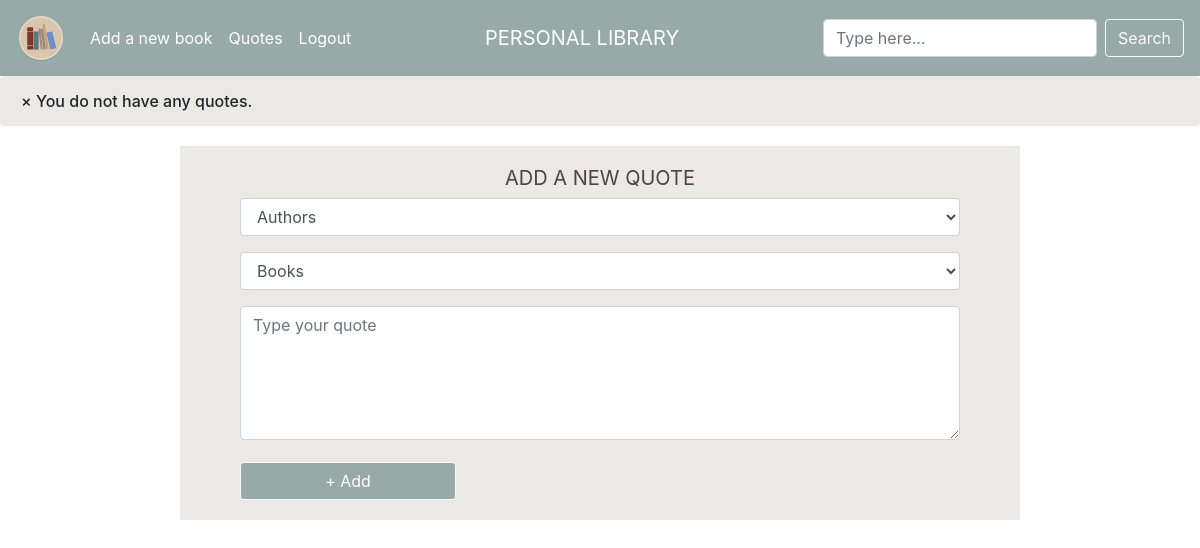
/quotes (signed in), run on an earlier commit of the app's database.
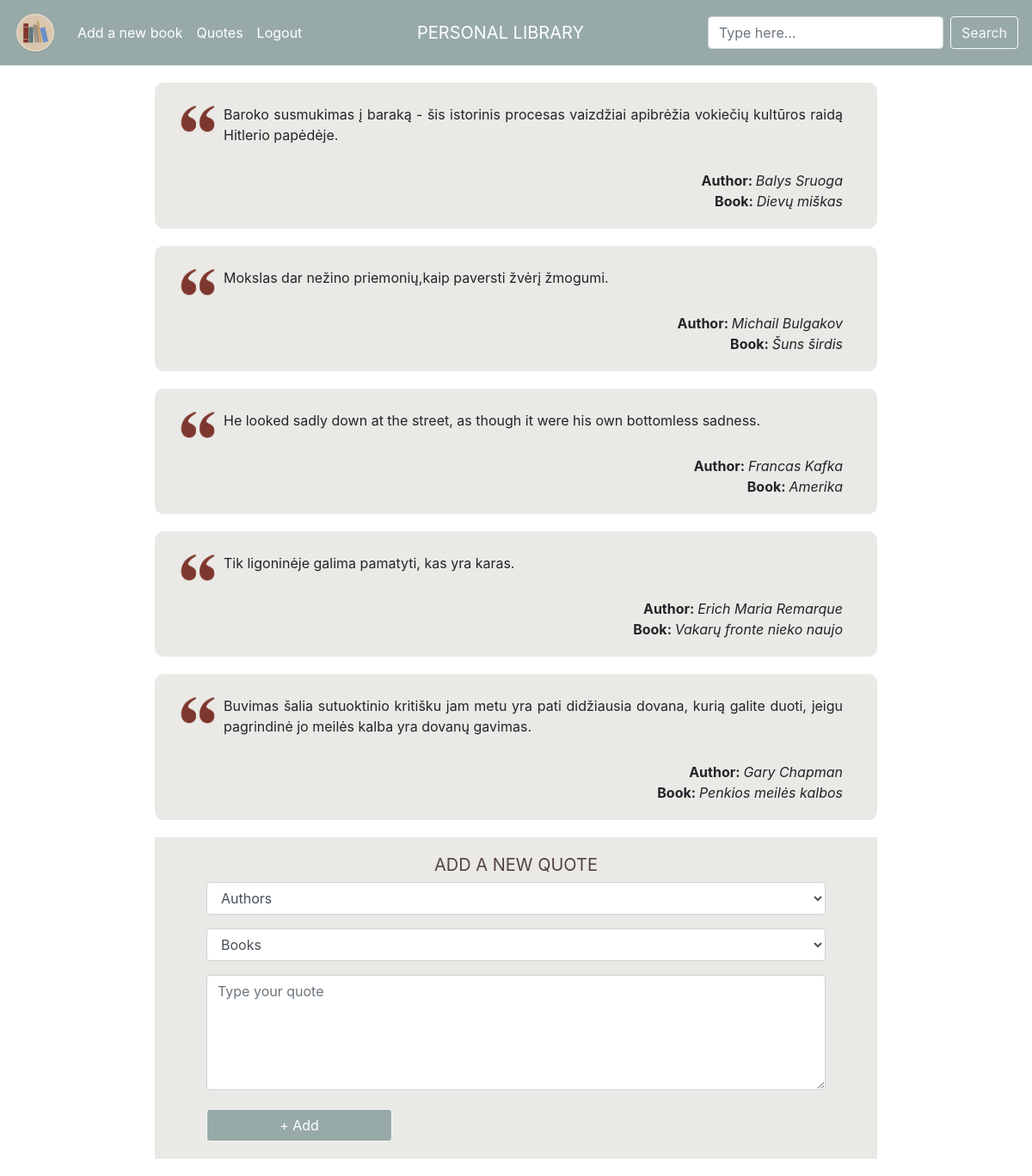
And on a later commit of the database.
### tables this page shows
CREATE TABLE 'quotes' ('user_id' integer NOT NULL, 'book_id' integer NOT NULL, 'quote_id' integer PRIMARY KEY AUTOINCREMENT NOT NULL, 'quote' text NOT NULL);

CREATE TABLE "books" (user_id INTEGER NOT NULL, title TEXT NOT NULL, author TEXT NOT NULL, pages INTEGER NOT NULL, isbn TEXT NULL, genre TEXT NULL, rating INTEGER NULL, started DATE NULL, finished DATE NULL, owner TEXT NULL, notes TEXT NULL, lent BOOLEAN NULL, book_id INTEGER PRIMARY KEY AUTOINCREMENT NOT NULL);

### application.py (the view, shortened to what this page needs)
@app.route("/quotes", methods=["GET", "POST"])
@login_required
def quotes():
    if request.method == "GET":
        quotes_result = db.execute("""SELECT * FROM quotes
                            JOIN books ON books.book_id = quotes.book_id
                            WHERE quotes.user_id = :user_id""",
                                   user_id=session["user_id"])
        books_result_author = db.execute(
            "SELECT author FROM books WHERE user_id = :id ORDER BY author COLLATE NOCASE ASC",
            id=session["user_id"])
        print('QUOTES | books_result_author: ' + str(books_result_author), flush=True)
        books_result_title = db.execute("SELECT title FROM books WHERE user_id = :id ORDER BY title COLLATE NOCASE ASC",
                                        id=session["user_id"])
        print('QUOTES | books_result_title: ' + str(books_result_title), flush=True)
        if books_result_author == 0:
            return apology("You need to add a book first!")
        if books_result_title == 0:
            return apology("You need to add a book first!")
        return render_template("quotes.html", quotes=quotes_result, books_author=books_result_author,
                               books_title=books_result_title)

### application.py (called while the page is built)
@app.after_request
def after_request(response):
    response.headers["Cache-Control"] = "no-cache, no-store, must-revalidate"
    response.headers["Expires"] = 0
    response.headers["Pragma"] = "no-cache"
    return response

### helpers.py (called while the page is built)
def login_required(f):
    @wraps(f)
    def decorated_function(*args, **kwargs):
        if session.get("user_id") is None:
            return redirect("/login")
        return f(*args, **kwargs)
    return decorated_function

### templates/quotes.html (shortened to what this page needs)
{% extends "layout.html" %}
{% block main %}
    {% if not quotes %}
        <div class="alert" id="no_quotes">
            <span class="closebtn" onclick="this.parentElement.style.display='none';">&times;</span>
            You do not have any quotes.
        </div>
    {% else %}
        {% for quote in quotes %}
            <div class="quote_brown_bg">
            <img id="quote_sign" src="../static/quote_mark.gif" alt="quotes">
            <p class="quote_text">{{ quote.quote }}</p>
            <br>
            {% if quote.author|length <= 100 %}
                <span class="quote_titles"><b>Author: </b> <i>{{ quote.author }}</i></span>
            {% else %}
                <span class="quote_titles" title="{{ quote.author }}"><b>Author: </b> <i>{{ quote.author[:100] }}...</i></span>
            {% endif %}
            <br>
            {% if quote.author|length <= 100 %}
                <span class="quote_titles quote_titles_hover" onclick="redirectToBook('{{ quote.book_id }}')"><b>Book: </b><i>{{ quote.title }}</i></span>
            {% else %}
                <span class="quote_titles quote_titles_hover" title="{{ quote.title }}" onclick="redirectToBook('{{ quote.book_id }}')"><b>Book: </b><i>{{ quote.title[:100] }}...</i></span>
            {% endif %}
            <br>
            </div>
        {% endfor %}
    {% endif %}
    <div class="container_new_quote">
        <h2 id="add_quote">ADD A NEW QUOTE</h2>
        <form id="new_quote" action="/quotes" method="post" autocomplete="off">
            <div class="form-group" id="quote_author" >
                <select name="author" class="form-control">
                    <option disabled selected value = "invalid">Authors</option>
            </select>
            </div>
            <br>
            <div class="form-group" id="quote_title">
            <select name="book_title" class="form-control">
                <option disabled selected value = "invalid">Books</option>
            </select>
            </div>
            <br>
            <div class="form-group" id="quote_quote">
                <textarea autocomplete="off" class="form-control" name="quote" contenteditable="true" placeholder="Type your quote" cols="30" rows="5" required></textarea>
            </div>
            <br>
            <button class="btn btn-light" type="submit" id="quote_btn">+ Add</button>
        </form>
    </div>
{% endblock %}

What changed in the data, as far as the page shows it:
added quotes: quote "Baroko susmukimas į baraką - šis istorinis procesas vaizdžiai apibrėžia vokiečių kultūros raidą Hitlerio papėdėje.", author "Balys Sruoga", title "Dievų miškas"
added quotes: quote "Mokslas dar nežino priemonių,kaip paversti žvėrį žmogumi.", author "Michail Bulgakov", title "Šuns širdis"
added quotes: quote "He looked sadly down at the street, as though it were his own bottomless sadness.", author "Francas Kafka", title "Amerika"
added quotes: quote "Tik ligoninėje galima pamatyti, kas yra karas.", author "Erich Maria Remarque", title "Vakarų fronte nieko naujo"
added quotes: quote "Buvimas šalia sutuoktinio kritišku jam metu yra pati didžiausia dovana, kurią galite duoti, jeigu pagrindinė jo meilės kalba yra dovanų gavimas.", author "Gary Chapman", title "Penkios meilės kalbos"
Also different on the page:
text no longer shown: "× You do not have any quotes."
